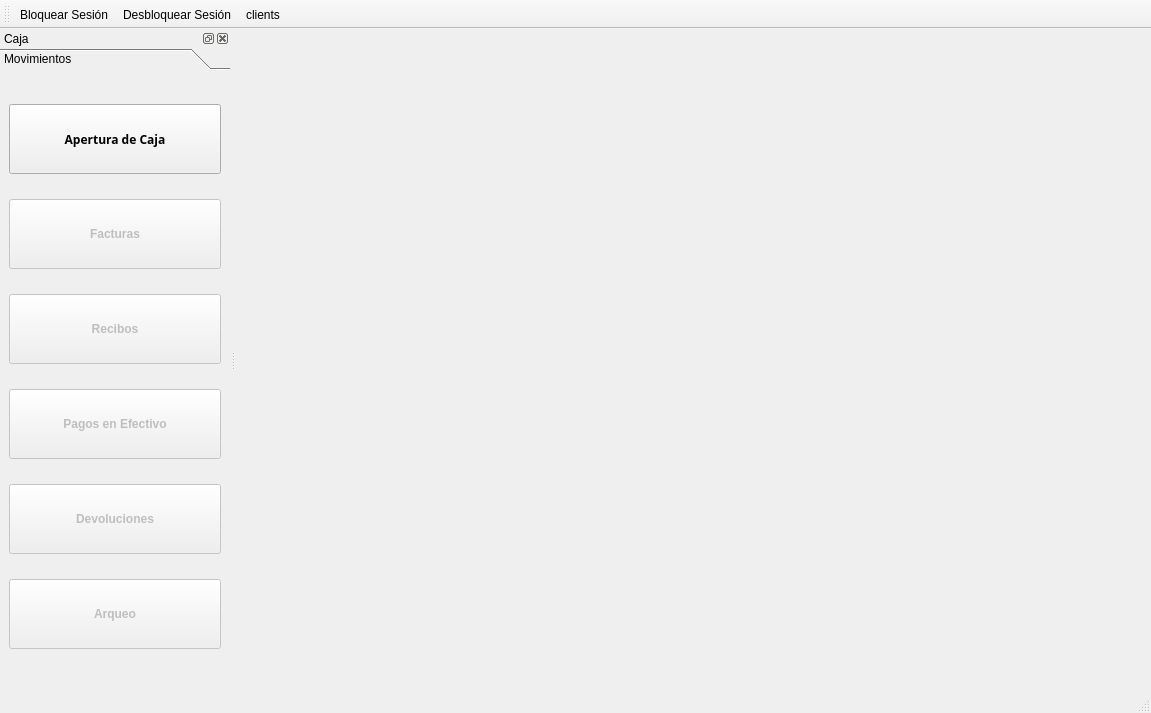
<?xml version="1.0" encoding="UTF-8"?>
<ui version="4.0">
 <class>MainWindow</class>
 <widget class="QMainWindow" name="MainWindow">
  <property name="windowModality">
   <enum>Qt::ApplicationModal</enum>
  </property>
  <property name="geometry">
   <rect>
    <x>0</x>
    <y>0</y>
    <width>1151</width>
    <height>713</height>
   </rect>
  </property>
  <property name="windowTitle">
   <string>Llantera Esquipulas Caja</string>
  </property>
  <property name="windowIcon">
   <iconset resource="res.qrc">
    <normaloff>:/icons/res/logo.png</normaloff>:/icons/res/logo.png</iconset>
  </property>
  <widget class="QWidget" name="centralwidget">
   <layout class="QHBoxLayout" name="horizontalLayout">
    <item>
     <widget class="QMdiArea" name="mdiArea">
      <property name="sizePolicy">
       <sizepolicy hsizetype="Minimum" vsizetype="Expanding">
        <horstretch>0</horstretch>
        <verstretch>0</verstretch>
       </sizepolicy>
      </property>
      <property name="background">
       <brush brushstyle="NoBrush">
        <color alpha="255">
         <red>121</red>
         <green>116</green>
         <blue>113</blue>
        </color>
       </brush>
      </property>
      <property name="viewMode">
       <enum>QMdiArea::TabbedView</enum>
      </property>
      <property name="tabShape">
       <enum>QTabWidget::Rounded</enum>
      </property>
      <property name="tabPosition">
       <enum>QTabWidget::North</enum>
      </property>
     </widget>
    </item>
   </layout>
  </widget>
  <widget class="QStatusBar" name="statusbar"/>
  <widget class="QDockWidget" name="dockWidget">
   <property name="minimumSize">
    <size>
     <width>230</width>
     <height>181</height>
    </size>
   </property>
   <property name="features">
    <set>QDockWidget::AllDockWidgetFeatures</set>
   </property>
   <property name="allowedAreas">
    <set>Qt::LeftDockWidgetArea|Qt::RightDockWidgetArea</set>
   </property>
   <property name="windowTitle">
    <string>Caja</string>
   </property>
   <attribute name="dockWidgetArea">
    <number>1</number>
   </attribute>
   <widget class="QWidget" name="dockWidgetContents_2">
    <layout class="QVBoxLayout" name="verticalLayout">
     <property name="leftMargin">
      <number>0</number>
     </property>
     <property name="topMargin">
      <number>0</number>
     </property>
     <property name="rightMargin">
      <number>0</number>
     </property>
     <item>
      <widget class="QToolBox" name="toolBox">
       <property name="enabled">
        <bool>true</bool>
       </property>
       <property name="currentIndex">
        <number>0</number>
       </property>
       <widget class="QWidget" name="page_2">
        <property name="enabled">
         <bool>true</bool>
        </property>
        <property name="geometry">
         <rect>
          <x>0</x>
          <y>0</y>
          <width>214</width>
          <height>595</height>
         </rect>
        </property>
        <attribute name="label">
         <string>Movimientos</string>
        </attribute>
        <layout class="QGridLayout" name="gridLayout_2">
         <item row="0" column="0">
          <widget class="QPushButton" name="btnApertura">
           <property name="enabled">
            <bool>true</bool>
           </property>
           <property name="minimumSize">
            <size>
             <width>0</width>
             <height>70</height>
            </size>
           </property>
           <property name="font">
            <font>
             <family>Sans Serif</family>
             <pointsize>9</pointsize>
             <weight>75</weight>
             <bold>true</bold>
            </font>
           </property>
           <property name="autoFillBackground">
            <bool>false</bool>
           </property>
           <property name="text">
            <string>Apertura de Caja</string>
           </property>
           <property name="iconSize">
            <size>
             <width>64</width>
             <height>64</height>
            </size>
           </property>
           <property name="shortcut">
            <string>Ctrl+1</string>
           </property>
           <property name="flat">
            <bool>false</bool>
           </property>
          </widget>
         </item>
         <item row="1" column="0">
          <widget class="QPushButton" name="btnfactura">
           <property name="enabled">
            <bool>false</bool>
           </property>
           <property name="sizePolicy">
            <sizepolicy hsizetype="MinimumExpanding" vsizetype="Fixed">
             <horstretch>0</horstretch>
             <verstretch>0</verstretch>
            </sizepolicy>
           </property>
           <property name="minimumSize">
            <size>
             <width>0</width>
             <height>70</height>
            </size>
           </property>
           <property name="font">
            <font>
             <weight>75</weight>
             <bold>true</bold>
            </font>
           </property>
           <property name="text">
            <string>Facturas</string>
           </property>
           <property name="icon">
            <iconset resource="res.qrc">
             <normaloff>:/images/res/simbolo-dolar-300x245.jpg</normaloff>:/images/res/simbolo-dolar-300x245.jpg</iconset>
           </property>
           <property name="iconSize">
            <size>
             <width>64</width>
             <height>64</height>
            </size>
           </property>
           <property name="shortcut">
            <string>Ctrl+2</string>
           </property>
           <property name="flat">
            <bool>false</bool>
           </property>
          </widget>
         </item>
         <item row="2" column="0">
          <widget class="QPushButton" name="btnrecibo">
           <property name="enabled">
            <bool>false</bool>
           </property>
           <property name="sizePolicy">
            <sizepolicy hsizetype="MinimumExpanding" vsizetype="Fixed">
             <horstretch>0</horstretch>
             <verstretch>0</verstretch>
            </sizepolicy>
           </property>
           <property name="minimumSize">
            <size>
             <width>0</width>
             <height>70</height>
            </size>
           </property>
           <property name="font">
            <font>
             <weight>75</weight>
             <bold>true</bold>
            </font>
           </property>
           <property name="text">
            <string>Recibos</string>
           </property>
           <property name="iconSize">
            <size>
             <width>32</width>
             <height>32</height>
            </size>
           </property>
           <property name="shortcut">
            <string>Ctrl+4</string>
           </property>
           <property name="flat">
            <bool>false</bool>
           </property>
          </widget>
         </item>
         <item row="3" column="0">
          <widget class="QPushButton" name="btnpago">
           <property name="enabled">
            <bool>false</bool>
           </property>
           <property name="sizePolicy">
            <sizepolicy hsizetype="MinimumExpanding" vsizetype="Fixed">
             <horstretch>0</horstretch>
             <verstretch>0</verstretch>
            </sizepolicy>
           </property>
           <property name="minimumSize">
            <size>
             <width>0</width>
             <height>70</height>
            </size>
           </property>
           <property name="font">
            <font>
             <weight>75</weight>
             <bold>true</bold>
            </font>
           </property>
           <property name="text">
            <string>Pagos en Efectivo</string>
           </property>
           <property name="iconSize">
            <size>
             <width>32</width>
             <height>32</height>
            </size>
           </property>
           <property name="shortcut">
            <string>Ctrl+4</string>
           </property>
           <property name="flat">
            <bool>false</bool>
           </property>
          </widget>
         </item>
         <item row="4" column="0">
          <widget class="QPushButton" name="btnDevolutions">
           <property name="enabled">
            <bool>false</bool>
           </property>
           <property name="sizePolicy">
            <sizepolicy hsizetype="MinimumExpanding" vsizetype="Fixed">
             <horstretch>0</horstretch>
             <verstretch>0</verstretch>
            </sizepolicy>
           </property>
           <property name="minimumSize">
            <size>
             <width>0</width>
             <height>70</height>
            </size>
           </property>
           <property name="font">
            <font>
             <weight>75</weight>
             <bold>true</bold>
            </font>
           </property>
           <property name="text">
            <string>Devoluciones</string>
           </property>
           <property name="iconSize">
            <size>
             <width>32</width>
             <height>32</height>
            </size>
           </property>
           <property name="flat">
            <bool>false</bool>
           </property>
          </widget>
         </item>
         <item row="5" column="0">
          <widget class="QPushButton" name="btnArqueo">
           <property name="enabled">
            <bool>false</bool>
           </property>
           <property name="sizePolicy">
            <sizepolicy hsizetype="MinimumExpanding" vsizetype="Fixed">
             <horstretch>0</horstretch>
             <verstretch>0</verstretch>
            </sizepolicy>
           </property>
           <property name="minimumSize">
            <size>
             <width>0</width>
             <height>70</height>
            </size>
           </property>
           <property name="font">
            <font>
             <weight>75</weight>
             <bold>true</bold>
            </font>
           </property>
           <property name="text">
            <string>Arqueo</string>
           </property>
           <property name="icon">
            <iconset resource="res.qrc">
             <normaloff>:/images/res/simbolo-dolar-300x245.jpg</normaloff>:/images/res/simbolo-dolar-300x245.jpg</iconset>
           </property>
           <property name="iconSize">
            <size>
             <width>64</width>
             <height>64</height>
            </size>
           </property>
           <property name="shortcut">
            <string>Ctrl+5</string>
           </property>
           <property name="flat">
            <bool>false</bool>
           </property>
          </widget>
         </item>
        </layout>
       </widget>
      </widget>
     </item>
    </layout>
   </widget>
  </widget>
  <widget class="QToolBar" name="toolBar">
   <property name="windowTitle">
    <string>toolBar</string>
   </property>
   <attribute name="toolBarArea">
    <enum>TopToolBarArea</enum>
   </attribute>
   <attribute name="toolBarBreak">
    <bool>false</bool>
   </attribute>
   <addaction name="actionLockSession"/>
   <addaction name="actionUnlockSession"/>
   <addaction name="actionClients"/>
  </widget>
  <action name="actionLockSession">
   <property name="icon">
    <iconset resource="res.qrc">
     <normaloff>:/icons/res/object-locked.png</normaloff>:/icons/res/object-locked.png</iconset>
   </property>
   <property name="text">
    <string>Bloquear Sesión</string>
   </property>
  </action>
  <action name="actionUnlockSession">
   <property name="icon">
    <iconset resource="res.qrc">
     <normaloff>:/icons/res/object-unlocked.png</normaloff>:/icons/res/object-unlocked.png</iconset>
   </property>
   <property name="text">
    <string>Desbloquear Sesión</string>
   </property>
   <property name="visible">
    <bool>false</bool>
   </property>
  </action>
  <action name="actionClients">
   <property name="icon">
    <iconset resource="res.qrc">
     <normaloff>:/images/res/preferences-desktop-personal.png</normaloff>:/images/res/preferences-desktop-personal.png</iconset>
   </property>
   <property name="text">
    <string>clients</string>
   </property>
   <property name="toolTip">
    <string>Crear un Nuevo Cliente</string>
   </property>
  </action>
 </widget>
 <resources>
  <include location="res.qrc"/>
 </resources>
 <connections/>
</ui>
